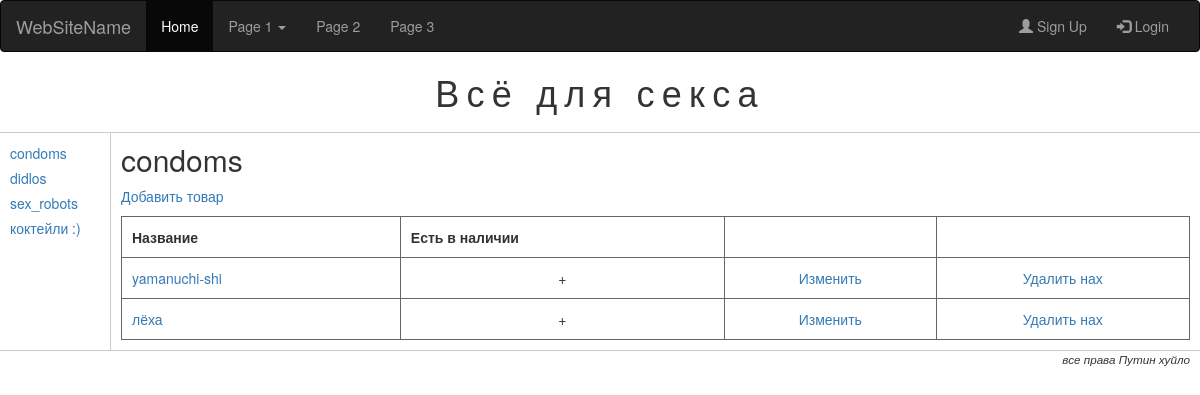
Page /goods/2/ on the committed database.
### startup/models.py (models this page shows, shortened)
class Category(models.Model):
    name = models.CharField(max_length = 30, unique = True)

class Good(models.Model):
    name =  models.CharField(max_length =50, unique = True)
    description =  models.TextField()
    in_stock = models.BooleanField(default =  True, db_index = True)
    category =  models.ForeignKey(Category, null= True, blank = True, on_delete = models.SET_NULL)
    """class  Meta:
        ordering = ["-price", "name"]
        unique_together = ("category", "name", "price")
        verbose_name = "товар"
        verbose_name_plural = "товары" """

### startup/twviews.py (the view)
# urls.py: url(r'^(?:(?P<cat_id>\d+)/)?$', GoodListView.as_view(), name="index"),
class GoodListView(ListView, CategoryListMixin):
    template_name = "index.html"
    paginate_by = 10
    cat = None
    def get(self, request, *args, **kwargs):
        if self.kwargs["cat_id"] == None:
            self.cat = Category.objects.first()
        else:
            self.cat = Category.objects.get(pk = self.kwargs["cat_id"])
        return super(GoodListView, self).get(self, *args, **kwargs)
    def get_context_data(self, **kwargs):
        context = super(GoodListView, self).get_context_data(**kwargs)
        context["category"] = self.cat
        return context
    def get_queryset(self):
        return Good.objects.filter(category = self.cat).order_by("name")

### startup/twviews.py (called while the page is built)
    def get_context_data(self, **kwargs):
        context = super(CategoryListMixin, self).get_context_data(**kwargs)
        context["cats"] =Category.objects.order_by("name")
        return context

### templates/index.html (shortened to what this page needs)
{% extends "base.html" %}
{% block main %}
      <h2> {{category.name}} </h2>
      <p><a href="{% url "good_add" cat_id=category.id %}?page={{ page_obj.number }}">Добавить товар</a></p>
        <table>
    	    <tr>
    	      <th> Название</th>
    	      <th> Есть в наличии</th>
            <th>&nbsp;</th>
            <th>&nbsp;</th>
    	    </tr>
    	    {% for good in object_list %}
    	      <tr>
    	        <td><a href="{%  url "good" good_id=good.id %}?page={{page_obj.number}}">{{good.name}}</a></td>
    	        <td class = "centered"> {% if good.in_stock %} + {% endif %}</td>
              <td class="centered"><a href="{% url "good_edit" good_id=good.id %}?page={{ page_obj.number }}">Изменить</a></td>
              <td class="centered"><a href="{% url "good_delete" good_id=good.id %}?page={{ page_obj.number }}">Удалить нах</a></td>
    	      </tr>
    	    {% endfor %}
        </table>
{% endblock %}

### templates/base.html (shortened to what this page needs)
{% load staticfiles %}
<!doctype html>
<html>
  <head>
  <link rel="stylesheet" href="https://maxcdn.bootstrapcdn.com/bootstrap/3.3.7/css/bootstrap.min.css">
    <link type="text/css" href ="{% static "main.css" %}" rel="stylesheet">
  </head>
  <body>
     <nav class="navbar navbar-inverse">
  <div class="container-fluid">
    <div class="navbar-header">
      <a class="navbar-brand" href="#">WebSiteName</a>
    </div>
    <div class="collapse navbar-collapse" id="myNavbar">
      <ul class="nav navbar-nav">
        <li class="active"><a href="#">Home</a></li>
        <li class="dropdown">
          <a class="dropdown-toggle" data-toggle="dropdown" href="#">Page 1 <span class="caret"></span></a>
        </li>
        <li><a href="#">Page 2</a></li>
        <li><a href="#">Page 3</a></li>
      </ul>
      <ul class="nav navbar-nav navbar-right">
        <li><a href="#"><span class="glyphicon glyphicon-user"></span> Sign Up</a></li>
        <li><a href="#"><span class="glyphicon glyphicon-log-in"></span> Login</a></li>
      </ul>
    </div>
  </div>
</nav>
    <div id = "header">
      <h1> Всё для секса </h1>
    </div>
    <div id="leftmenu">
      <ul>
        {% for cat in cats %}
          <li><a href="{% url "index" cat_id=cat.id%}">{{cat.name}}</a> </li>
        {% endfor %}
      </ul>
    </div>
    <div id="main">
       {% block main %}
       {% endblock %}
    </div>
    <div id = "footer">
        <p>все права Путин хуйло</p>
      </div>
  </body>
</html>

### static/main.css (style rules this page uses)
body { margin: 0px; padding: 0px; }
#header { text-align: center; border-bottom: 1px #cccccc solid; }
#header h1 { margin: 20px 0px 20px 0px; letter-spacing: 0.2em; }
#leftmenu { float:left; width: 100px; padding: 10px; }
#leftmenu ul { margin: 0px; padding: 0px; }
#leftmenu ul li { list-style-type: none; margin-bottom: 5px; }
#main { margin-left: 110px; border-left: 1px #cccccc solid; padding: 10px; }
#main h2 { margin: 0px 0px 10px 0px; }
#main table { width:100%; border-collapse: collapse; }
#main table td, #main table th { border: 1px #666666 solid; padding: 10px; }
#main table td.centered { text-align: center; }
#footer { text-align: right; border-top: 1px #cccccc solid; padding-right: 10px; }
#footer p { font-size: smaller; font-style: italic; }

### rows in the picture
Category: name "condoms"
Category: name "didlos"
Category: name "sex_robots"
Category: name "коктейли :)"
Good: name "yamanuchi-shi"
Good: name "лёха"
